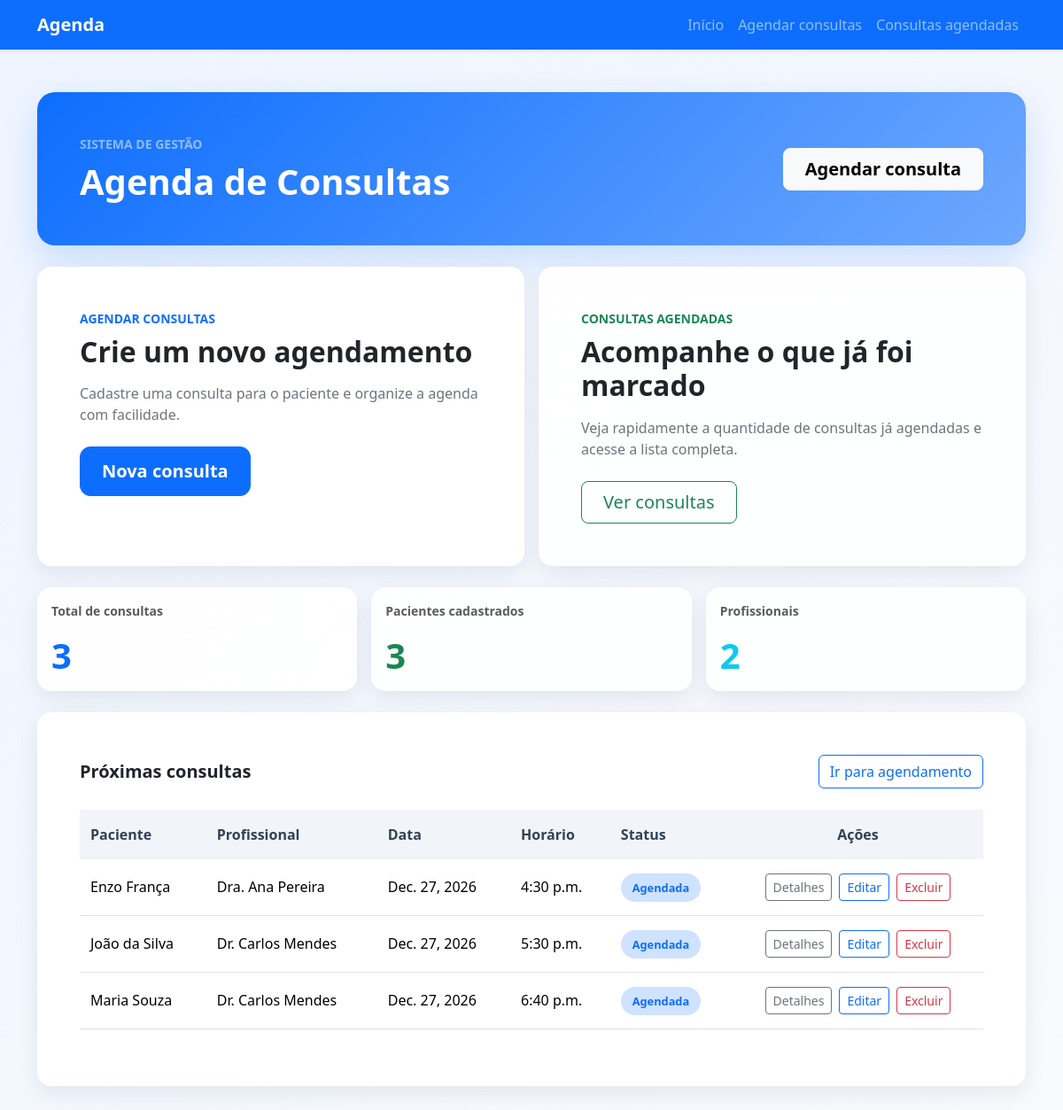
The app's page /, older data.
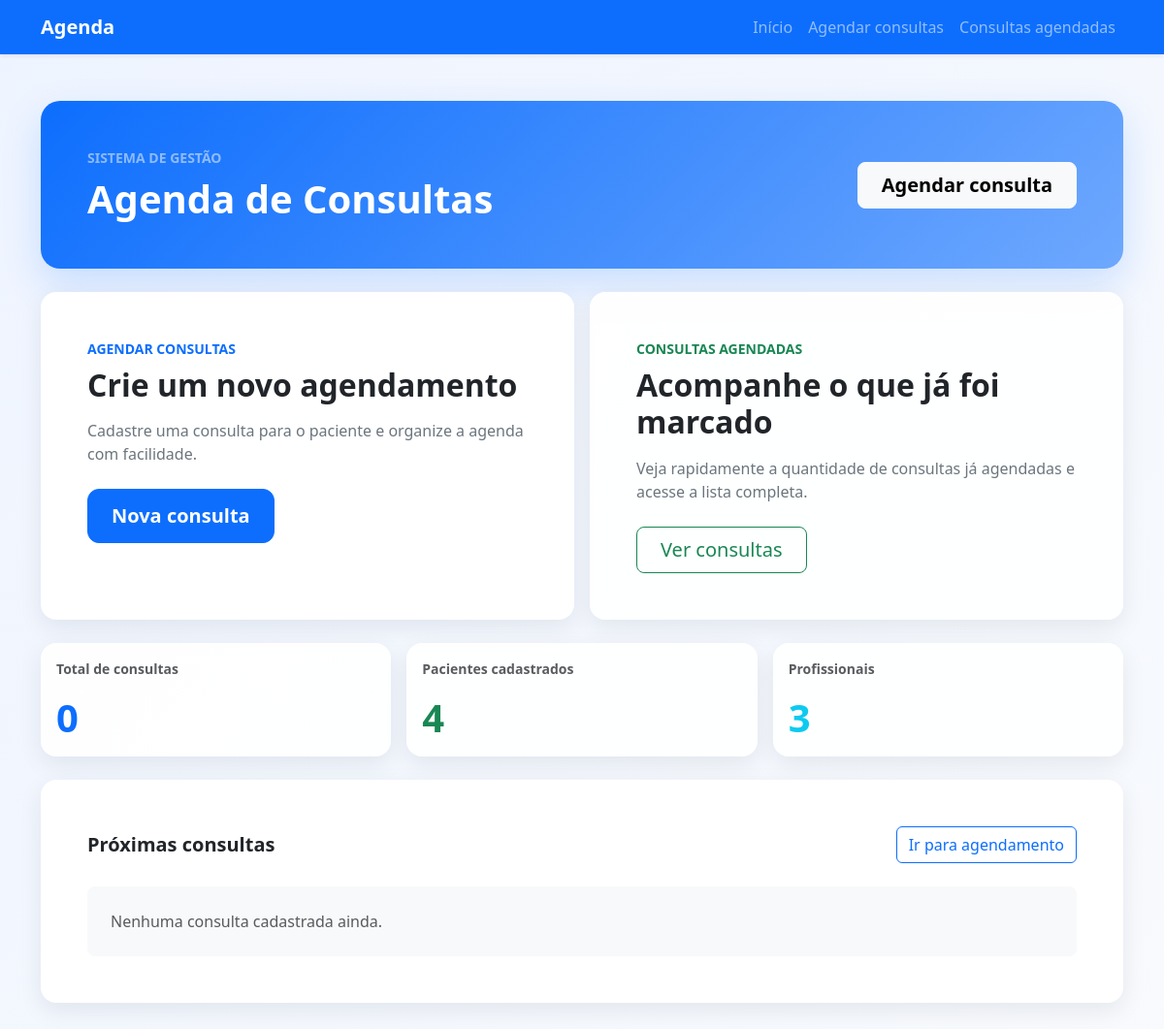
The same page, newer data.
### app/models.py (models this page shows, shortened)
class Consulta(models.Model):
    STATUS_CHOICES = [
        ('agendada', 'Agendada'),
        ('confirmada', 'Confirmada'),
        ('cancelada', 'Cancelada'),
        ('realizada', 'Realizada'),
    ]
    paciente = models.ForeignKey(Paciente, on_delete=models.CASCADE, related_name='consultas')
    profissional = models.ForeignKey(Profissional, on_delete=models.CASCADE, related_name='consultas')
    data = models.DateField()
    horario = models.TimeField()
    duracao = models.PositiveIntegerField(default=60)
    status = models.CharField(max_length=20, choices=STATUS_CHOICES, default='agendada')
    observacoes = models.TextField(blank=True)
    created_at = models.DateTimeField(auto_now_add=True)
    updated_at = models.DateTimeField(auto_now=True)
    class Meta:
        ordering = ['data', 'horario']

class Paciente(models.Model):
    nome = models.CharField(max_length=150)
    cpf = models.CharField(max_length=11, unique=True, blank=True, null=True)
    telefone = models.CharField(max_length=20, blank=True)
    email = models.EmailField(blank=True)
    data_nascimento = models.DateField(blank=True, null=True)
    endereco = models.CharField(max_length=255, blank=True)
    cidade = models.CharField(max_length=100, blank=True)
    estado = models.CharField(max_length=2, blank=True)
    observacoes = models.TextField(blank=True)
    created_at = models.DateTimeField(auto_now_add=True)

class Profissional(models.Model):
    nome = models.CharField(max_length=100)
    especialidade = models.CharField(max_length=100)
    telefone = models.CharField(max_length=20, blank=True)
    created_at = models.DateTimeField(auto_now_add=True)

### app/views.py (the view)
# urls.py: path('', home, name='home'),
def home(request):
    contexto = _get_context()
    return render(request, 'home.html', contexto)

### app/views.py (called while the page is built)
def _seed_initial_data():
    if not Paciente.objects.exists():
        Paciente.objects.create(
            nome='João da Silva',
            telefone='(11) 99999-1111',
            email='joao@email.com',
            observacoes='Paciente de exemplo.'
        )
        Paciente.objects.create(
            nome='Maria Souza',
            telefone='(11) 98888-2222',
            email='maria@email.com',
            observacoes='Paciente de exemplo.'
        )
    if not Profissional.objects.exists():
        Profissional.objects.create(
            nome='Dra. Ana Pereira',
            especialidade='Cardiologia',
            telefone='(11) 97777-3333'
        )
        Profissional.objects.create(
            nome='Dr. Carlos Mendes',
            especialidade='Dermatologia',
            telefone='(11) 96666-4444'
        )

def _get_context():
    _seed_initial_data()
    return {
        'pacientes': Paciente.objects.all(),
        'profissionais': Profissional.objects.all(),
        'consultas': Consulta.objects.select_related('paciente', 'profissional').all(),
    }

### app/templates/home.html (shortened to what the changed rows need)
{% load static %}
<!DOCTYPE html>
<html lang="pt-br">
<head>
    <link href="https://cdn.jsdelivr.net/npm/bootstrap@5.3.8/dist/css/bootstrap.min.css" rel="stylesheet">
    <link rel="stylesheet" href="{% static 'css/style.css' %}">
</head>
<body class="bg-light">
    <div class="container py-5">
        <header class="page-header text-white p-4 p-lg-5 mb-4">
            <div class="d-flex flex-column flex-md-row justify-content-between align-items-md-center gap-3">
                <div>
                    <h1 class="mb-0 fw-bold">Agenda de Consultas</h1>
                </div>
            </div>
        </header>
        <section class="row g-3 mb-4">
            <div class="col-lg-6">
                <div class="card form-card h-100">
                    <div class="card-body p-4 p-lg-5">
                        <h2 class="mb-3 fw-bold">Crie um novo agendamento</h2>
                    </div>
                </div>
            </div>
            <div class="col-lg-6">
                <div class="card stat-card h-100">
                    <div class="card-body p-4 p-lg-5">
                        <h2 class="mb-3 fw-bold">Acompanhe o que já foi marcado</h2>
                    </div>
                </div>
            </div>
        </section>
        <section class="row g-3 mb-4">
            <div class="col-md-4">
                <div class="card stat-card h-100">
                    <div class="card-body">
                        <div class="text-muted small fw-semibold">Total de consultas</div>
                        <h3 class="mt-3 mb-0 fs-1 fw-bold text-primary">{{ consultas|length }}</h3>
                    </div>
                </div>
            </div>
            <div class="col-md-4">
                <div class="card stat-card h-100">
                    <div class="card-body">
                        <div class="text-muted small fw-semibold">Pacientes cadastrados</div>
                        <h3 class="mt-3 mb-0 fs-1 fw-bold text-success">{{ pacientes|length }}</h3>
                    </div>
                </div>
            </div>
            <div class="col-md-4">
                <div class="card stat-card h-100">
                    <div class="card-body">
                        <div class="text-muted small fw-semibold">Profissionais</div>
                        <h3 class="mt-3 mb-0 fs-1 fw-bold text-info">{{ profissionais|length }}</h3>
                    </div>
                </div>
            </div>
        </section>
        <section class="card table-card" id="consultas-agendadas">
            <div class="card-body p-4 p-lg-5">
                <div class="d-flex flex-column flex-md-row justify-content-between align-items-md-center gap-3 mb-4">
                    <h5 class="card-title mb-0 fw-bold">Próximas consultas</h5>
                    <a href="{% url 'agendar_consulta' %}" class="btn btn-outline-primary">Ir para agendamento</a>
                </div>
                {% if consultas %}
                <div class="table-responsive">
                    <table class="table table-hover align-middle">
                        <thead>
                            <tr>
                                <th>Paciente</th>
                                <th>Profissional</th>
                                <th>Data</th>
                                <th>Horário</th>
                                <th>Status</th>
                                <th class="text-center">Ações</th>
                            </tr>
                        </thead>
                        <tbody>
                            {% for consulta in consultas|slice:":5" %}
                            <tr>
                                <td>{{ consulta.paciente.nome }}</td>
                                <td>{{ consulta.profissional.nome }}</td>
                                <td>{{ consulta.data }}</td>
                                <td>{{ consulta.horario }}</td>
                                <td>
                                    <span class="status-badge bg-primary-subtle text-primary">{{ consulta.status }}</span>
                                </td>
                                <td class="text-center">
                                    <div class="d-flex justify-content-center gap-2">
                                        <a href="{% url 'detalhes_consulta' consulta.id %}" class="btn btn-sm btn-outline-secondary">Detalhes</a>
                                        <a href="{% url 'editar_consulta' consulta.id %}" class="btn btn-sm btn-outline-primary">Editar</a>
                                        <form method="post" action="{% url 'excluir_consulta' consulta.id %}" class="d-inline">
                                            <button type="submit" class="btn btn-sm btn-outline-danger">Excluir</button>
                                        </form>
                                    </div>
                                </td>
                            </tr>
                            {% endfor %}
                        </tbody>
                    </table>
                </div>
                {% else %}
                <div class="text-muted bg-light rounded-3 p-4">Nenhuma consulta cadastrada ainda.</div>
                {% endif %}
            </div>
        </section>
    </div>
</body>
</html>

Row changes from the older to the newer data that the page shows:
removed Consulta: paciente.nome "Enzo França", profissional.nome "Dra. Ana Pereira", data "Dec. 27, 2026", horario "4:30 p.m.", status "Agendada"
removed Consulta: paciente.nome "João da Silva", profissional.nome "Dr. Carlos Mendes", data "Dec. 27, 2026", horario "5:30 p.m.", status "Agendada"
removed Consulta: paciente.nome "Maria Souza", profissional.nome "Dr. Carlos Mendes", data "Dec. 27, 2026", horario "6:40 p.m.", status "Agendada"
Text that changed along with them:
{{ consultas|length }}: "3" → "0"
{{ pacientes|length }}: "3" → "4"
{{ profissionais|length }}: "2" → "3"
text no longer shown: "Paciente Profissional Data Horário Status Ações"
text now shown: "Nenhuma consulta cadastrada ainda."
